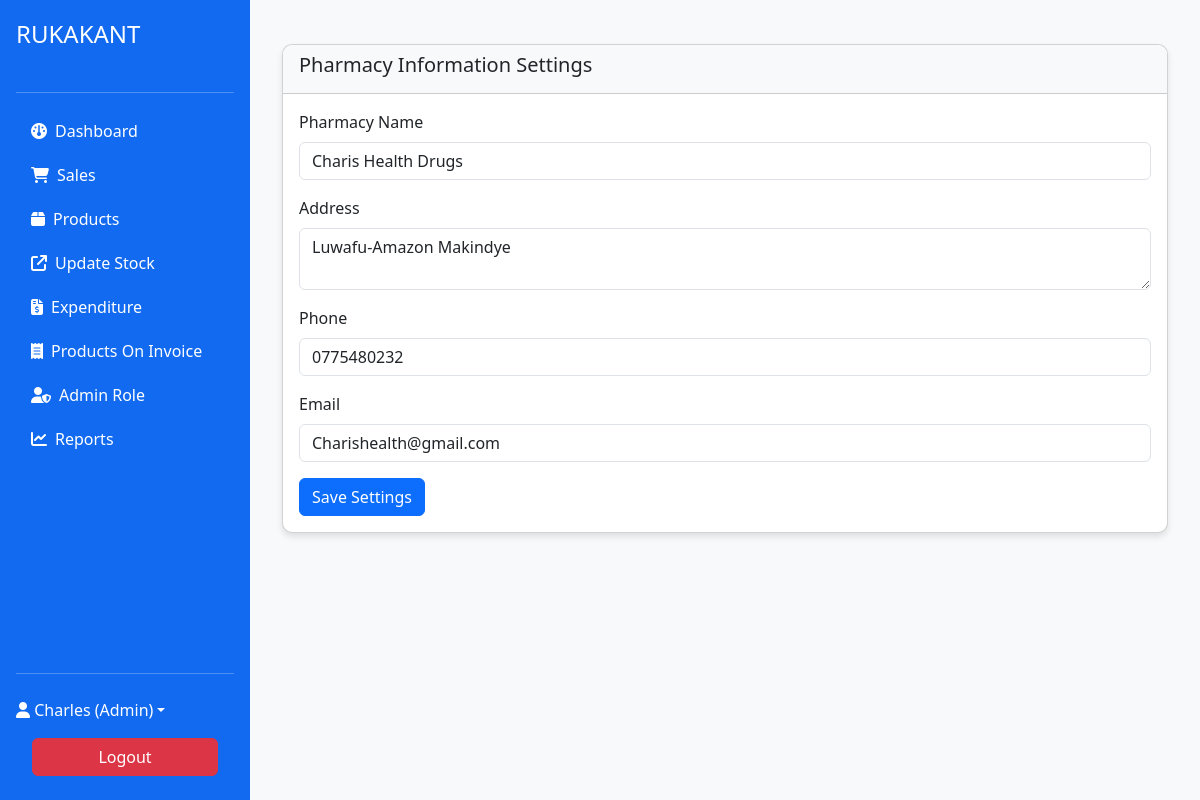
The app's page /pharmacy_settings.php (signed in) with its own data.
### tables this page shows
CREATE TABLE `pharmacy_details` (
  `id` int(11) NOT NULL,
  `name` varchar(255) NOT NULL,
  `address` text NOT NULL,
  `phone` varchar(100) DEFAULT NULL,
  `email` varchar(150) DEFAULT NULL,
  `created_at` timestamp NOT NULL DEFAULT current_timestamp(),
  `updated_at` timestamp NOT NULL DEFAULT current_timestamp() ON UPDATE current_timestamp()
);

### includes/db.php (called while the page is built, shortened)
<?php
class Database
{
    private $host = 'localhost';
    private $user = 'root';
    private $pass = '';
    private $dbname = 'hospital_management';
    private $conn;
    public function __construct()
    {
        $this->conn = new mysqli($this->host, $this->user, $this->pass, $this->dbname);
    }
    public function fetchOne($sql, $params = [])
    {
        $stmt = $this->conn->prepare($sql);
        $stmt->execute();
        $result = $stmt->get_result();
        return $result ? $result->fetch_assoc() : null;
    }
}

### pharmacy_settings.php (the view, shortened to what this page needs)
<?php
require_once 'includes/header.php';
$existing = $db->fetchOne("SELECT * FROM pharmacy_details LIMIT 1");
?>
<div class="container mt-4">
    <div class="card">
        <div class="card-header">
            <h5>Pharmacy Information Settings</h5>
        </div>
        <div class="card-body">
            <form method="POST" action="">
                <div class="mb-3">
                    <label class="form-label">Pharmacy Name</label>
                    <input type="text" name="name" class="form-control" required value="<?= htmlspecialchars($existing['name'] ?? '') ?>">
                </div>
                <div class="mb-3">
                    <label class="form-label">Address</label>
                    <textarea name="address" class="form-control" required><?= htmlspecialchars($existing['address'] ?? '') ?></textarea>
                </div>
                <div class="mb-3">
                    <label class="form-label">Phone</label>
                    <input type="text" name="phone" class="form-control" value="<?= htmlspecialchars($existing['phone'] ?? '') ?>">
                </div>
                <div class="mb-3">
                    <label class="form-label">Email</label>
                    <input type="email" name="email" class="form-control" value="<?= htmlspecialchars($existing['email'] ?? '') ?>">
                </div>
                <button type="submit" class="btn btn-primary">Save Settings</button>
            </form>
        </div>
    </div>
</div>
<?php require_once 'includes/footer.php'; ?>

### assets/css/style.css (style rules this page uses)
body { font-family: 'Segoe UI', Tahoma, Geneva, Verdana, sans-serif; background-color: #f8f9fa; }
.card { border-radius: 10px; box-shadow: 0 4px 6px rgba(0, 0, 0, 0.1); margin-bottom: 20px; }
.card-header { border-radius: 10px 10px 0 0 !important; background-color: #f8f9fa; font-weight: 600; }

### includes/header.php (style rules this page uses)
body, html { margin: 0; padding: 0; height: 100%; }

### records on screen
pharmacy_details: name "Charis Health Drugs", address "Luwafu-Amazon Makindye", phone "0775480232", email "Charishealth@gmail.com"

### other values on screen
$_SESSION['full_name'] "Charles"
$_SESSION['role'] "Admin"
